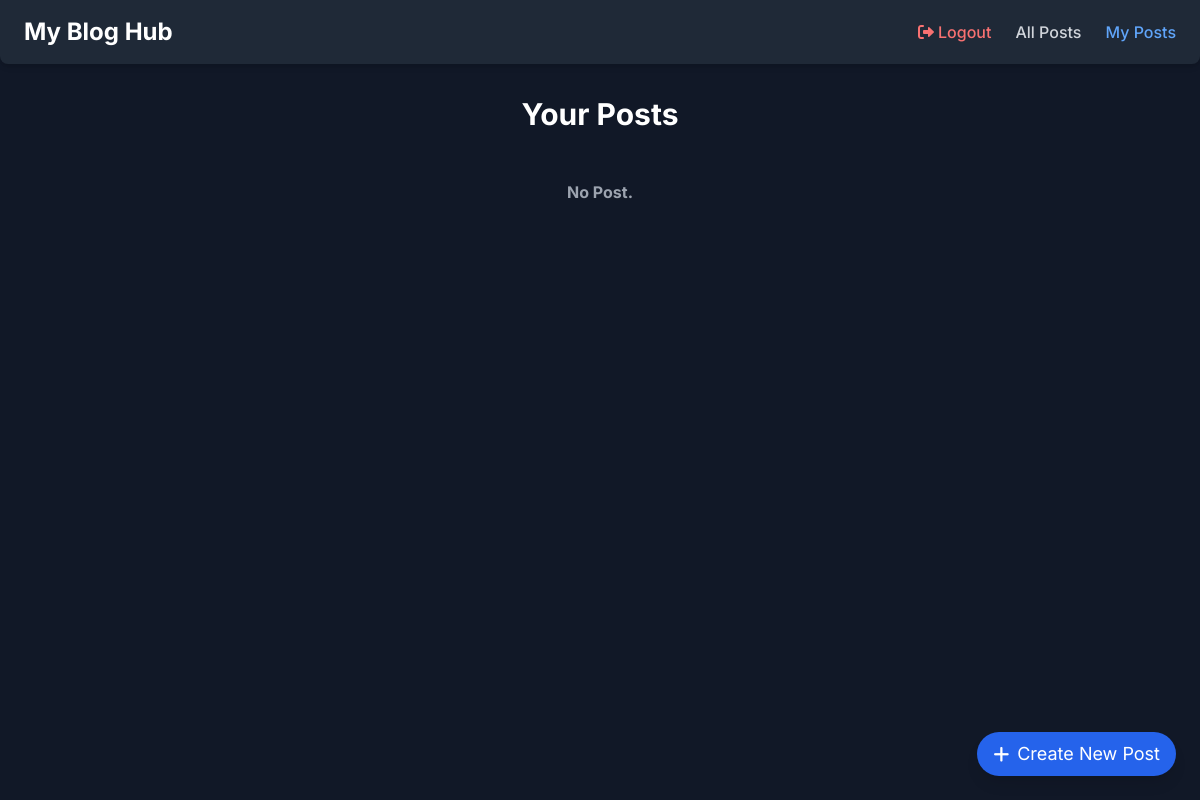
/user_posts/ (signed in), run on an earlier commit of the app's database.
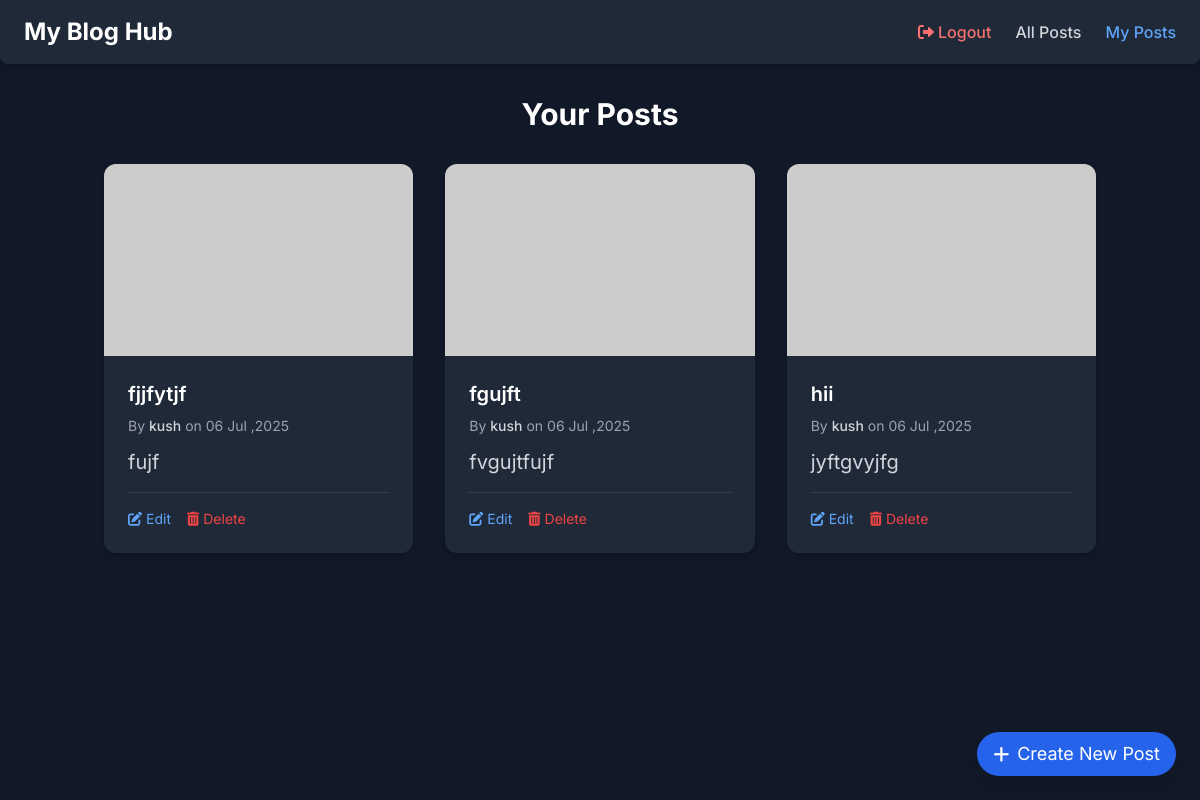
And on a later commit of the database.
### BlogApp/models.py (models this page shows, shortened)
class Blogpost(models.Model):
    author = models.ForeignKey(User, on_delete=models.CASCADE)
    title = models.CharField(max_length=100)
    content = models.TextField()
    images = models.ImageField(upload_to='pictures/',blank=True,null=True)
    created_day = models.DateTimeField(auto_now_add=True)
    slug_post = AutoSlugField(populate_from ='title',unique=True,null =False,blank =True)

### BlogApp/views.py (the view)
# urls.py: path('user_posts/',views.user_posts,name='user_posts'),
def user_posts(request):
    posts =Blogpost.objects.filter(author =request.user).order_by('-created_day')
    return render(request,'blog_user_post.html',{'posts':posts})

### templates/blog_user_post.html (shortened to what this page needs)
{% load static %}
<!DOCTYPE html>
<html lang="en">
  <head>
    <script src="https://cdn.tailwindcss.com"></script>
    <link
      rel="stylesheet"
      href="https://cdnjs.cloudflare.com/ajax/libs/font-awesome/6.0.0-beta3/css/all.min.css"
    />
    <link rel="stylesheet" href="{% static 'styles/blog.css' %}" />
  </head>
  <body class="min-h-screen flex flex-col bg-gray-900 text-gray-100">
    <header
      class="bg-gray-800 shadow-md py-4 px-6 flex justify-between items-center sticky top-0 z-50 rounded-b-lg"
    >
      <div class="text-2xl font-bold text-white">My Blog Hub</div>
      <nav class="nav-links flex space-x-6">
         <a
          href="{% url 'logout' %}"
          class="text-red-400 hover:text-white font-medium transition duration-200 flex items-center space-x-1"
          title="Logout"
        >
          <i class="fas fa-sign-out-alt"></i>
          <span>Logout</span>
        </a>
        <a
          href="{% url 'home' %}"
          class="text-gray-300 hover:text-blue-400 font-medium transition duration-200"
          >All Posts</a
        >
        <a
          href="{% url 'user_posts' %}"
          class="text-blue-400 font-medium transition duration-200 active"
          >My Posts</a
        >
      </nav>
    </header>
    <main class="flex-grow container mx-auto px-4 py-8">
      <section id="all-posts-section" class="post-section mb-12">
        <h2 class="text-3xl font-bold text-center mb-8 text-white">
          Your Posts
        </h2>
        {% if posts %}
        <div
          id="allPostsContainer"
          class="grid grid-cols-1 sm:grid-cols-2 lg:grid-cols-3 gap-8"
        >
          {% for post in posts %}
          <div
            class="post-card bg-gray-800 rounded-xl shadow-md overflow-hidden flex flex-col"
          >
            {% if post.images %}
            <img
              src="{{post.images.url}}"
              alt="{{post.title}}"
              class="w-full h-56 object-cover object-center rounded-t-xl transition-transform duration-300 hover:scale-105"
            />
            {% else %}
            <img
              src="https://placehold.co/400x250/667eea/ffffff?text={{post.title|truncatewords:3}}"
              alt="{{post.title}}"
              class="w-full h-48 object-cover"
            />
            {% endif %}
            <div class="p-6 flex-grow flex flex-col">
              <h3 class="text-xl font-semibold mb-2 text-white">
                {{post.title}}
              </h3>
              <p class="text-sm text-gray-400 mb-3">
                By
                <span class="font-medium text-gray-300">{{post.author}}</span>
                on {{post.created_day | date:"d M ,Y"}}
              </p>
              <p
                class="text-gray-300 text-lg md:text-xl mb-4 flex-grow leading-relaxed"
              >
                {{post.content}}
              </p>
              <div
                class="flex justify-between items-center mt-auto pt-4 border-t border-gray-700"
              >
                <div class="flex space-x-4">
                 <a href="{% url 'update_post' post.slug_post %}">
                    <button
                      class="text-sm flex items-center text-blue-400 hover:text-blue-300"
                    >
                      <i class="fas fa-edit mr-1"></i> Edit
                    </button>
                </a>
                <a href="{% url 'delete_post' post.slug_post %}">
                  <button
                    class="text-sm flex items-center text-red-500 hover:text-red-400"
                  >
                    <i class="fas fa-trash-alt mr-1"></i> Delete
                  </button>
                </a>
                </div>
              </div>
            </div>
          </div>
          {% endfor %}
        </div>
        {% else %}
        <h2 class="font-bold text-center text-gray-400 mt-12">No Post.</h2>
        {% endif %}
      </section>
      <a
        href="{% url 'create_post' %}"
        class="fixed bottom-6 right-6 flex items-center space-x-2 text-lg bg-blue-600 hover:bg-blue-500 text-white py-2 px-4 rounded-full shadow-lg"
      >
        <i class="fas fa-plus"></i>
        <span>Create New Post</span>
      </a>
    </main>
  </body>
</html>

### static/styles/blog.css (style rules this page uses)
body { font-family: "Inter", sans-serif; background-color: #f0f2f5; color: #333; }
.container { max-width: 1200px; }
.post-card { transition: transform 0.2s ease-in-out, box-shadow 0.2s ease-in-out; border-radius: 0.75rem; }
.post-section { display: none; }
#all-posts-section { display: block; }

### templates/blog_user_post.html (style rules this page uses)
body { font-family: "Poppins", sans-serif; }

What changed in the data, as far as the page shows it:
added Blogpost: title "fjjfytjf", author "kush", created_day "06 Jul ,2025", content "fujf"
added Blogpost: title "fgujft", author "kush", created_day "06 Jul ,2025", content "fvgujtfujf"
added Blogpost: title "hii", author "kush", created_day "06 Jul ,2025", content "jyftgvyjfg"
Also different on the page:
text no longer shown: "No Post."
